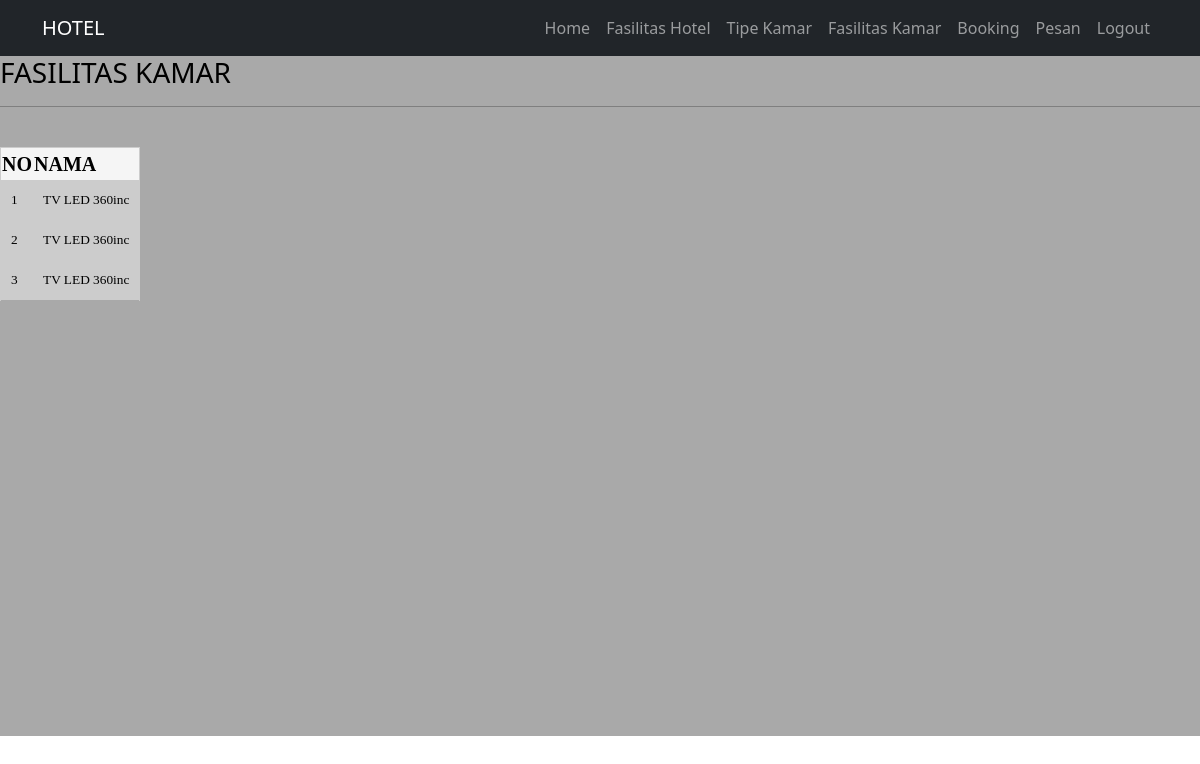
Page /tamu/fasilitasKamarView.php (signed in) on the committed database.
### tables this page shows
CREATE TABLE `f_kamar` (
  `id` int(11) NOT NULL,
  `id_tipekamar` int(3) NOT NULL,
  `nama_fasilitas` text DEFAULT NULL
);

### tamu/fasilitasKamarView.php (the view, shortened to what this page needs)
<?php
    include "../koneksi/koneksi.php";
    require_once('../navbar/navbar_tamu.php');
    $queryFasilitasKamar = "SELECT * FROM f_kamar";
    $resultFasilitasKamar = mysqli_query($koneksi, $queryFasilitasKamar);
    $countFasilitasKamar = mysqli_num_rows($resultFasilitasKamar);
?>
<div class="kamar">
    <h3>FASILITAS KAMAR</h3>
    <hr /> <br />
    <table border="1">
    <tr>
        <th><b>NO</b></th>
        <th><b>NAMA</b></th>
    </tr>
</div>
    <?php
        if($countFasilitasKamar > 0){
            while($dataHotel = mysqli_fetch_array($resultFasilitasKamar, MYSQLI_NUM)){
                ?>
                <tr>
                    <td class = "value"><?php echo "$dataHotel[1]";?></td>
                    <td class = "value"><?php echo "$dataHotel[2]";?></td>
        <?php
            }
        }else{
            echo "<tr>
                <td colspan='9' align='center' height='20'>
                    <div>Belum Ada Data</div>
                </td>
            </tr>";
        }
        ?>

### tamu/fasilitasKamarView.php (style rules this page uses)
.kamar { background-color: #A9A9A9; height: 680px; color: black; }
td { color: black; padding: 10px; height: 10px; font-family: 'Times New Roman', Times, serif; }
th { font-size: 20px; background-color: whitesmoke; color: black; height: 20px; font-family: 'Times New Roman', Times, serif; }
table { border-collapse: collapse; font-size: 10pt; border: 1px solid #cccccc; background-color: #cccccc; }

### rows in the picture
f_kamar: id_tipekamar "1", nama_fasilitas "TV LED 360inc"
f_kamar: id_tipekamar "2", nama_fasilitas "TV LED 360inc"
f_kamar: id_tipekamar "3", nama_fasilitas "TV LED 360inc"
